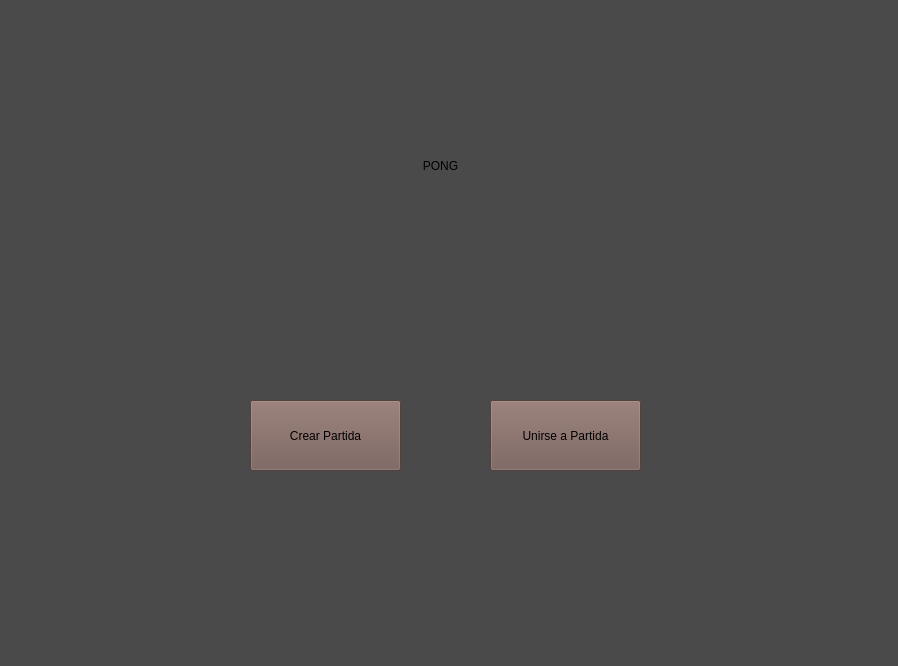
<?xml version="1.0" encoding="UTF-8"?>
<ui version="4.0">
 <class>MainWindow</class>
 <widget class="QMainWindow" name="MainWindow">
  <property name="geometry">
   <rect>
    <x>0</x>
    <y>0</y>
    <width>898</width>
    <height>666</height>
   </rect>
  </property>
  <property name="windowTitle">
   <string>MainWindow</string>
  </property>
  <property name="styleSheet">
   <string notr="true">background-color: rgb(74, 74, 74);</string>
  </property>
  <widget class="QWidget" name="centralwidget">
   <widget class="QPushButton" name="boton_crear_partida">
    <property name="geometry">
     <rect>
      <x>250</x>
      <y>400</y>
      <width>151</width>
      <height>71</height>
     </rect>
    </property>
    <property name="styleSheet">
     <string notr="true">background-color: rgb(116, 91, 85);
font: 75 11pt &quot;OCR A Extended&quot;;</string>
    </property>
    <property name="text">
     <string>Crear Partida</string>
    </property>
   </widget>
   <widget class="QLabel" name="label">
    <property name="geometry">
     <rect>
      <x>210</x>
      <y>100</y>
      <width>461</width>
      <height>131</height>
     </rect>
    </property>
    <property name="styleSheet">
     <string notr="true">font: 48pt &quot;OCR A Extended&quot;;</string>
    </property>
    <property name="text">
     <string>PONG</string>
    </property>
    <property name="alignment">
     <set>Qt::AlignCenter</set>
    </property>
   </widget>
   <widget class="QPushButton" name="boton_unirse_partida">
    <property name="geometry">
     <rect>
      <x>490</x>
      <y>400</y>
      <width>151</width>
      <height>71</height>
     </rect>
    </property>
    <property name="styleSheet">
     <string notr="true">background-color: rgb(116, 91, 85);
font: 75 11pt &quot;OCR A Extended&quot;;</string>
    </property>
    <property name="text">
     <string>Unirse a Partida</string>
    </property>
   </widget>
  </widget>
 </widget>
 <resources/>
 <connections/>
</ui>
